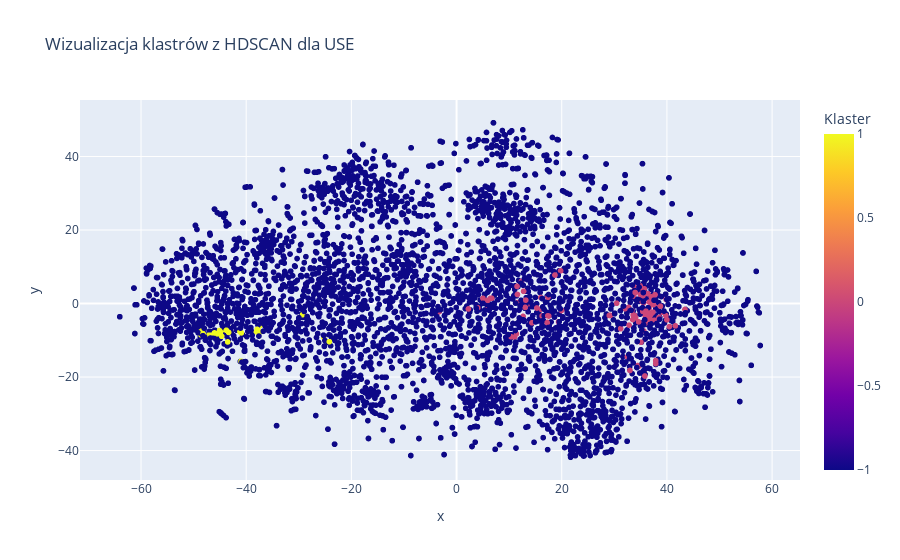

The notebook cell this image was saved under:
### Code cell
hdbscan_model_use = hdbscan.HDBSCAN(min_cluster_size=20)
labels_use = hdbscan_model_use.fit_predict(use_embeddings)

data['cluster_use'] = labels_use

tsne_use = TSNE(n_components=2, random_state=42)
tsne_results_use = tsne_use.fit_transform(use_embeddings)

tsne_df_use = pd.DataFrame(tsne_results_use, columns=['x', 'y'])
tsne_df_use['cluster'] = data['cluster_use']

fig_use = px.scatter(tsne_df_use, x='x', y='y', color='cluster',
                     title='Wizualizacja klastrów z HDSCAN dla USE',
                     labels={'cluster': 'Klaster'},
                     color_discrete_sequence=px.colors.qualitative.Pastel)

fig_use.show()

### Figure 1 — Plotly figure (JSON) as saved in the notebook; plotly's stock layout.template omitted (floating-point values rounded to 4 significant figures; data arrays with more than 128 entries replaced by an {"elided": "..."} marker saying what was removed)
{"data": [{"hovertemplate": "x=%{x}<br>y=%{y}<br>Klaster=%{marker.color}<extra></extra>", "legendgroup": "", "marker": {"color": {"elided": "4441 int values"}, "coloraxis": "coloraxis", "symbol": "circle"}, "mode": "markers", "name": "", "showlegend": false, "type": "scattergl", "x": {"elided": "4441 float values"}, "xaxis": "x", "y": {"elided": "4441 float values"}, "yaxis": "y"}], "layout": {"coloraxis": {"colorbar": {"title": {"text": "Klaster"}}, "colorscale": [[0, "#0d0887"], [0.1111, "#46039f"], [0.2222, "#7201a8"], [0.3333, "#9c179e"], [0.4444, "#bd3786"], [0.5556, "#d8576b"], [0.6667, "#ed7953"], [0.7778, "#fb9f3a"], [0.8889, "#fdca26"], [1, "#f0f921"]]}, "legend": {"tracegroupgap": 0}, "title": {"text": "Wizualizacja klastrów z HDSCAN dla USE"}, "xaxis": {"anchor": "y", "domain": [0, 1], "title": {"text": "x"}}, "yaxis": {"anchor": "x", "domain": [0, 1], "title": {"text": "y"}}}}
